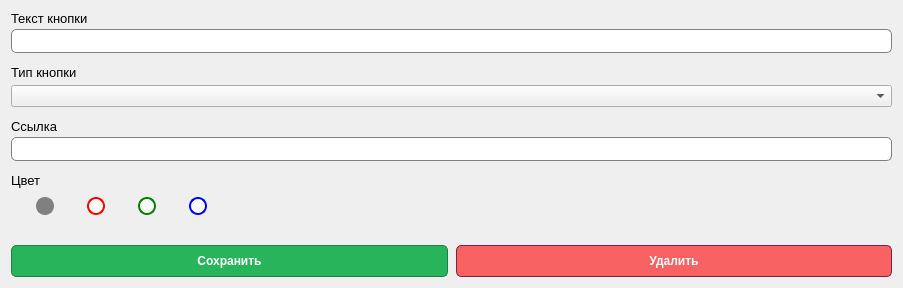
<?xml version="1.0" encoding="UTF-8"?>
<ui version="4.0">
 <class>Form</class>
 <widget class="QWidget" name="Form">
  <property name="geometry">
   <rect>
    <x>0</x>
    <y>0</y>
    <width>903</width>
    <height>288</height>
   </rect>
  </property>
  <property name="sizePolicy">
   <sizepolicy hsizetype="Expanding" vsizetype="Fixed">
    <horstretch>0</horstretch>
    <verstretch>0</verstretch>
   </sizepolicy>
  </property>
  <property name="minimumSize">
   <size>
    <width>300</width>
    <height>0</height>
   </size>
  </property>
  <property name="maximumSize">
   <size>
    <width>16777215</width>
    <height>298</height>
   </size>
  </property>
  <property name="windowTitle">
   <string>Form</string>
  </property>
  <property name="styleSheet">
   <string notr="true">QPushButton{
	padding: 8px;
	border-radius: 5px;
}

QLineEdit{
	padding: 3px;
	border-radius: 5px;
	border: 1px solid gray;
}</string>
  </property>
  <layout class="QVBoxLayout" name="verticalLayout">
   <property name="spacing">
    <number>12</number>
   </property>
   <item>
    <layout class="QVBoxLayout" name="layout_title">
     <property name="spacing">
      <number>3</number>
     </property>
     <item>
      <widget class="QLabel" name="label">
       <property name="font">
        <font>
         <pointsize>10</pointsize>
        </font>
       </property>
       <property name="text">
        <string>Текст кнопки</string>
       </property>
      </widget>
     </item>
     <item>
      <widget class="QLineEdit" name="LE_Title">
       <property name="font">
        <font>
         <pointsize>9</pointsize>
        </font>
       </property>
      </widget>
     </item>
    </layout>
   </item>
   <item>
    <layout class="QVBoxLayout" name="layout_type">
     <property name="spacing">
      <number>5</number>
     </property>
     <item>
      <widget class="QLabel" name="label_2">
       <property name="font">
        <font>
         <pointsize>10</pointsize>
        </font>
       </property>
       <property name="text">
        <string>Тип кнопки</string>
       </property>
      </widget>
     </item>
     <item>
      <widget class="QComboBox" name="CB_Type">
       <property name="font">
        <font>
         <pointsize>9</pointsize>
        </font>
       </property>
      </widget>
     </item>
    </layout>
   </item>
   <item>
    <layout class="QVBoxLayout" name="layout_link">
     <property name="spacing">
      <number>3</number>
     </property>
     <item>
      <widget class="QLabel" name="label_3">
       <property name="font">
        <font>
         <pointsize>10</pointsize>
        </font>
       </property>
       <property name="text">
        <string>Ссылка</string>
       </property>
      </widget>
     </item>
     <item>
      <widget class="QLineEdit" name="LE_Link">
       <property name="font">
        <font>
         <pointsize>9</pointsize>
        </font>
       </property>
      </widget>
     </item>
    </layout>
   </item>
   <item>
    <layout class="QVBoxLayout" name="layout_colors">
     <property name="spacing">
      <number>0</number>
     </property>
     <property name="bottomMargin">
      <number>8</number>
     </property>
     <item>
      <widget class="QLabel" name="label_4">
       <property name="font">
        <font>
         <pointsize>10</pointsize>
        </font>
       </property>
       <property name="text">
        <string>Цвет</string>
       </property>
      </widget>
     </item>
     <item>
      <layout class="QHBoxLayout" name="layout_color">
       <property name="spacing">
        <number>1</number>
       </property>
       <property name="leftMargin">
        <number>0</number>
       </property>
       <property name="topMargin">
        <number>0</number>
       </property>
       <property name="rightMargin">
        <number>0</number>
       </property>
       <property name="bottomMargin">
        <number>0</number>
       </property>
       <item>
        <widget class="QRadioButton" name="secondary">
         <property name="font">
          <font>
           <pointsize>8</pointsize>
          </font>
         </property>
         <property name="cursor">
          <cursorShape>PointingHandCursor</cursorShape>
         </property>
         <property name="styleSheet">
          <string notr="true">    QRadioButton {
        color: grey;
        background-color: transparent;
        padding: 8px 0px 8px 24px;
        border: 1px solid transparent;
    }

    QRadioButton::indicator {
        width: 14px;
        height: 14px;
        border: 2px solid grey;
        border-radius: 9px;
        background-color: white;
    }

    QRadioButton::indicator:checked {
        background-color: grey;
    }</string>
         </property>
         <property name="text">
          <string/>
         </property>
         <property name="checked">
          <bool>true</bool>
         </property>
        </widget>
       </item>
       <item>
        <widget class="QRadioButton" name="negative">
         <property name="cursor">
          <cursorShape>PointingHandCursor</cursorShape>
         </property>
         <property name="styleSheet">
          <string notr="true">    QRadioButton {
        color: red;
        background-color: transparent;
        padding: 8px 0px 8px 24px;
        border: 1px solid transparent;
    }

    QRadioButton::indicator {
        width: 14px;
        height: 14px;
        border: 2px solid red;
        border-radius: 9px;
        background-color: white;
    }

    QRadioButton::indicator:checked {
        background-color: red;
    }</string>
         </property>
         <property name="text">
          <string/>
         </property>
        </widget>
       </item>
       <item>
        <widget class="QRadioButton" name="positive">
         <property name="cursor">
          <cursorShape>PointingHandCursor</cursorShape>
         </property>
         <property name="styleSheet">
          <string notr="true">    QRadioButton {
        color: green;
        background-color: transparent;
        padding: 8px 0px 8px 24px;
        border: 1px solid transparent;
    }

    QRadioButton::indicator {
        width: 14px;
        height: 14px;
        border: 2px solid green;
        border-radius: 9px;
        background-color: white;
    }

    QRadioButton::indicator:checked {
        background-color: green;
    }</string>
         </property>
         <property name="text">
          <string/>
         </property>
        </widget>
       </item>
       <item>
        <widget class="QRadioButton" name="primary">
         <property name="cursor">
          <cursorShape>PointingHandCursor</cursorShape>
         </property>
         <property name="styleSheet">
          <string notr="true">    QRadioButton {
        color: blue;
        background-color: transparent;
        padding: 8px 0px 8px 24px;
        border: 1px solid transparent;
    }

    QRadioButton::indicator {
        width: 14px;
        height: 14px;
        border: 2px solid blue;
        border-radius: 9px;
        background-color: white;
    }

    QRadioButton::indicator:checked {
        background-color: blue;
    }</string>
         </property>
         <property name="text">
          <string/>
         </property>
        </widget>
       </item>
       <item>
        <spacer name="horizontalSpacer">
         <property name="orientation">
          <enum>Qt::Horizontal</enum>
         </property>
         <property name="sizeHint" stdset="0">
          <size>
           <width>40</width>
           <height>20</height>
          </size>
         </property>
        </spacer>
       </item>
      </layout>
     </item>
    </layout>
   </item>
   <item>
    <spacer name="verticalSpacer">
     <property name="orientation">
      <enum>Qt::Vertical</enum>
     </property>
     <property name="sizeHint" stdset="0">
      <size>
       <width>20</width>
       <height>40</height>
      </size>
     </property>
    </spacer>
   </item>
   <item>
    <layout class="QHBoxLayout" name="horizontalLayout">
     <property name="spacing">
      <number>8</number>
     </property>
     <item>
      <widget class="QPushButton" name="PB_Save">
       <property name="font">
        <font>
         <pointsize>9</pointsize>
         <weight>75</weight>
         <bold>true</bold>
        </font>
       </property>
       <property name="cursor">
        <cursorShape>PointingHandCursor</cursorShape>
       </property>
       <property name="styleSheet">
        <string notr="true">QPushButton{
	background-color: rgba(40, 180, 90, 255);
	border: 1px solid rgb( 33, 126, 74 );
	color: rgb(255, 255, 255);
}

QPushButton:hover{
	background-color: rgba(40, 210, 90, 255);
	border: 1px solid rgb( 150, 126, 74 );
}</string>
       </property>
       <property name="text">
        <string>Сохранить</string>
       </property>
      </widget>
     </item>
     <item>
      <widget class="QPushButton" name="PB_Delete">
       <property name="font">
        <font>
         <pointsize>9</pointsize>
         <weight>75</weight>
         <bold>true</bold>
        </font>
       </property>
       <property name="cursor">
        <cursorShape>PointingHandCursor</cursorShape>
       </property>
       <property name="styleSheet">
        <string notr="true">QPushButton{
	background-color: rgba(255, 0, 0, 150);
	border: 1px solid rgb( 126, 33, 74 );
	color: rgb(255, 255, 255);
}

QPushButton:hover{
	background-color: rgba(255, 0, 0, 200);
	border: 1px solid rgb( 126, 33, 74 );
}</string>
       </property>
       <property name="text">
        <string>Удалить</string>
       </property>
      </widget>
     </item>
    </layout>
   </item>
  </layout>
 </widget>
 <resources/>
 <connections/>
</ui>
